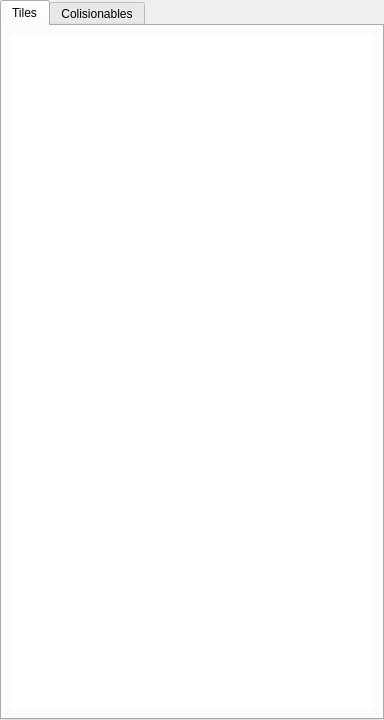
<?xml version="1.0" encoding="UTF-8"?>
<ui version="4.0">
 <class>AssetSelector</class>
 <widget class="QTabWidget" name="AssetSelector">
  <property name="geometry">
   <rect>
    <x>0</x>
    <y>0</y>
    <width>384</width>
    <height>720</height>
   </rect>
  </property>
  <property name="sizePolicy">
   <sizepolicy hsizetype="Preferred" vsizetype="Expanding">
    <horstretch>0</horstretch>
    <verstretch>0</verstretch>
   </sizepolicy>
  </property>
  <property name="windowTitle">
   <string>TabWidget</string>
  </property>
  <property name="currentIndex">
   <number>0</number>
  </property>
  <widget class="QWidget" name="tile_selector">
   <attribute name="title">
    <string>Tiles</string>
   </attribute>
   <layout class="QVBoxLayout" name="verticalLayout_2">
    <item>
     <widget class="QListWidget" name="tiles_list">
      <property name="frameShape">
       <enum>QFrame::Shape::NoFrame</enum>
      </property>
      <property name="frameShadow">
       <enum>QFrame::Shadow::Plain</enum>
      </property>
      <property name="horizontalScrollBarPolicy">
       <enum>Qt::ScrollBarPolicy::ScrollBarAlwaysOff</enum>
      </property>
      <property name="iconSize">
       <size>
        <width>80</width>
        <height>80</height>
       </size>
      </property>
      <property name="textElideMode">
       <enum>Qt::TextElideMode::ElideNone</enum>
      </property>
      <property name="verticalScrollMode">
       <enum>QAbstractItemView::ScrollMode::ScrollPerPixel</enum>
      </property>
      <property name="movement">
       <enum>QListView::Movement::Static</enum>
      </property>
      <property name="resizeMode">
       <enum>QListView::ResizeMode::Adjust</enum>
      </property>
      <property name="layoutMode">
       <enum>QListView::LayoutMode::SinglePass</enum>
      </property>
      <property name="spacing">
       <number>0</number>
      </property>
      <property name="gridSize">
       <size>
        <width>100</width>
        <height>100</height>
       </size>
      </property>
      <property name="viewMode">
       <enum>QListView::ViewMode::IconMode</enum>
      </property>
      <property name="modelColumn">
       <number>0</number>
      </property>
      <property name="uniformItemSizes">
       <bool>true</bool>
      </property>
      <property name="selectionRectVisible">
       <bool>true</bool>
      </property>
      <property name="itemAlignment">
       <set>Qt::AlignmentFlag::AlignJustify</set>
      </property>
     </widget>
    </item>
   </layout>
  </widget>
  <widget class="QWidget" name="colliders_selector">
   <attribute name="title">
    <string>Colisionables</string>
   </attribute>
   <layout class="QVBoxLayout" name="verticalLayout">
    <item>
     <widget class="QListWidget" name="colliders_list">
      <property name="frameShape">
       <enum>QFrame::Shape::NoFrame</enum>
      </property>
      <property name="frameShadow">
       <enum>QFrame::Shadow::Plain</enum>
      </property>
      <property name="horizontalScrollBarPolicy">
       <enum>Qt::ScrollBarPolicy::ScrollBarAlwaysOff</enum>
      </property>
      <property name="iconSize">
       <size>
        <width>80</width>
        <height>80</height>
       </size>
      </property>
      <property name="textElideMode">
       <enum>Qt::TextElideMode::ElideNone</enum>
      </property>
      <property name="verticalScrollMode">
       <enum>QAbstractItemView::ScrollMode::ScrollPerPixel</enum>
      </property>
      <property name="movement">
       <enum>QListView::Movement::Static</enum>
      </property>
      <property name="resizeMode">
       <enum>QListView::ResizeMode::Adjust</enum>
      </property>
      <property name="layoutMode">
       <enum>QListView::LayoutMode::SinglePass</enum>
      </property>
      <property name="spacing">
       <number>0</number>
      </property>
      <property name="gridSize">
       <size>
        <width>100</width>
        <height>100</height>
       </size>
      </property>
      <property name="viewMode">
       <enum>QListView::ViewMode::IconMode</enum>
      </property>
      <property name="modelColumn">
       <number>0</number>
      </property>
      <property name="uniformItemSizes">
       <bool>true</bool>
      </property>
      <property name="selectionRectVisible">
       <bool>true</bool>
      </property>
      <property name="itemAlignment">
       <set>Qt::AlignmentFlag::AlignJustify</set>
      </property>
     </widget>
    </item>
   </layout>
  </widget>
 </widget>
 <resources/>
 <connections/>
</ui>
